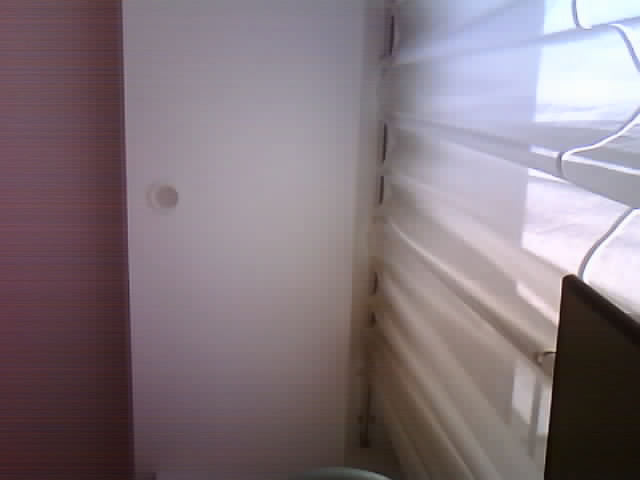
#> input picture tools/merged12.png, 640 x 480 px
$ python pc_camera_stripe.py merged12.png
#> lines starting #> are read from the running program, lines starting #| are printed output that depends on the picture
#!/usr/bin/env python3
"""彩色横纹(行噪声)分析工具。

把一组 JPEG 拆成 Y / Cb / Cr 三个通道, 逐行求均值得到行剖面(row profile),
再用高通(去掉场景本身的渐变)看"条纹"成分, 输出:

  * 亮度条 / 色度条 的幅度 (中位绝对行偏差) —— 判断是亮度噪声还是色度噪声;
  * 明区 / 暗区 分别的幅度 —— 判断是否集中在暗部(噪声底特征);
  * 条纹的空间周期 (行剖面自相关) —— 判断是否等于 JPEG MCU 行(8/16 行);
  * 最强条纹行的行号 mod 8 / mod 16 分布 —— 判断是否与 JPEG 块对齐;
  * 多帧之间行剖面的相关性 —— 固定图案(串扰/纹波) or 随机时间噪声。

只依赖 Pillow + numpy。

用法:
    python tools/pc_camera_stripe.py tools\\c24_*.jpg
    python tools/pc_camera_stripe.py tools\\avgframe_*.jpg --region dark
"""

from __future__ import annotations

import argparse
import glob
import sys

try:
    import numpy as np
    from PIL import Image
except ModuleNotFoundError as exc:  # pragma: no cover - 友好提示
    print(f"缺少依赖: {exc.name}", file=sys.stderr)
    print("请用 ESP-IDF 的 Python 跑, 或者:", file=sys.stderr)
    print(r"  C:\Espressif\tools\python\v5.5.4\venv\Scripts\python.exe -m pip install pillow numpy",
          file=sys.stderr)
    raise SystemExit(2)


def load_ycc(path: str) -> np.ndarray:
    """返回 float32 的 HxWx3, 通道顺序 Y, Cb, Cr。"""
#> called with path = 'merged12.png'
    with Image.open(path) as im:
#> im is the input picture: PIL image 640x480 RGB; mean R, G, B 131.3, 118.6, 125.5
        ycc = im.convert("YCbCr")
#> ycc: PIL image 640x480 YCbCr; mean of channels 0, 1, 2 122.7, 128.9, 133.4
        return np.asarray(ycc, dtype=np.float32)
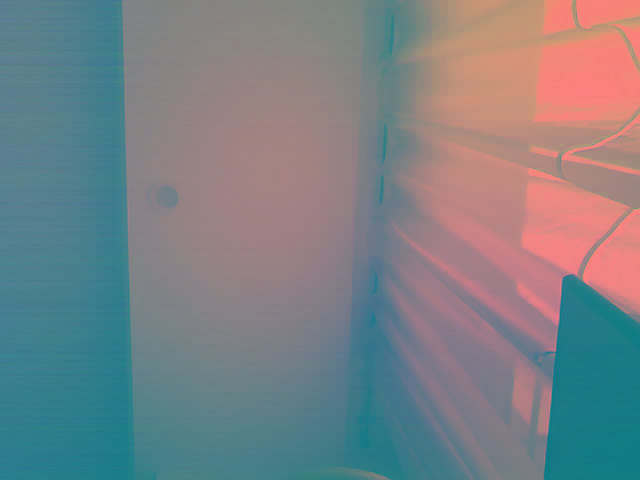
#> returned value: shape (480, 640, 3) float32; mean of channels 0, 1, 2 122.7, 128.9, 133.4; drawn as R, G, B


def high_pass_rows(plane: np.ndarray) -> np.ndarray:
    """沿垂直方向做 [1, -2, 1] 高通, 去掉场景本身的平滑渐变。

    返回形状 (H,), 是每行的"条纹强度"。
    """
    profile = plane.mean(axis=1)
    hp = np.zeros_like(profile)
    hp[1:-1] = profile[:-2] - 2.0 * profile[1:-1] + profile[2:]
    return hp


def row_energy(plane: np.ndarray) -> float:
    """逐行均值相对上一行的偏差中位数 —— 单一数字的"横纹指标"。"""
    profile = plane.mean(axis=1)
    return float(np.median(np.abs(np.diff(profile))))


def dark_rows(ycc: np.ndarray, frac: float = 0.35) -> np.ndarray:
    """按亮度取最暗的 frac 比例的行(整行平均)。"""
    y = ycc[:, :, 0].mean(axis=1)
    order = np.argsort(y)
    n = max(16, int(len(y) * frac))
    return np.sort(order[:n])


def dominant_period(signal: np.ndarray, max_lag: int = 64) -> tuple[int, float]:
    """行剖面的自相关主周期(去掉 lag=0 的尖峰)。"""
    x = signal - signal.mean()
    if not np.any(x):
        return 0, 0.0
    ac = np.correlate(x, x, mode="full")[len(x) - 1:]
    ac = ac / (ac[0] + 1e-9)
    lag = int(np.argmax(ac[2:max_lag]) + 2) if len(ac) > 2 else 0
    return lag, float(ac[lag])


def analyse(paths: list[str], region: str) -> None:
    profiles: list[tuple[str, dict[str, np.ndarray]]] = []
    summary: list[tuple[str, float, dict[str, float], dict[str, np.ndarray]]] = []

    for path in paths:
        ycc = load_ycc(path)
        h, w = ycc.shape[:2]
#> h = 480; w = 640
        rows = np.arange(h)
#> rows = 480 values from 0 to 479
        if region == "dark":
            rows = dark_rows(ycc)
        elif region == "bright":
            y = ycc[:, :, 0].mean(axis=1)
            rows = np.sort(np.argsort(y)[-max(16, int(h * 0.35)):])

        prof = {}
        metric = {}
        for idx, name in enumerate(("Y", "Cb", "Cr")):
            plane = ycc[:, :, idx]
            prof[name] = high_pass_rows(plane[rows])
            metric[name] = row_energy(plane[rows])
#> this loop made 3 passes
#> pass 1, in analyse, `plane = ycc[:, :, idx]`:
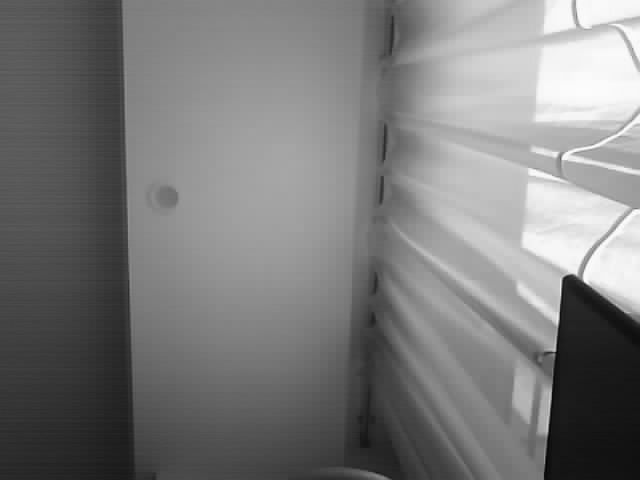
#> plane: shape (480, 640) float32; min 2, max 252, mean 122.7
#> pass 2, in analyse, `plane = ycc[:, :, idx]`:
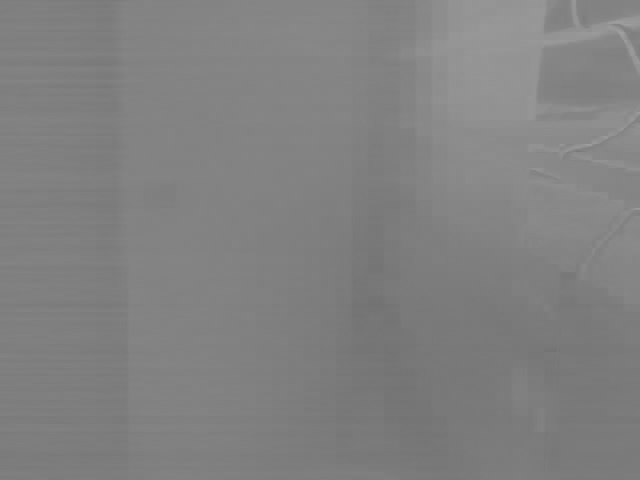
#> plane: shape (480, 640) float32; min 114, max 160, mean 128.9
#> pass 3, in analyse, `plane = ycc[:, :, idx]`:
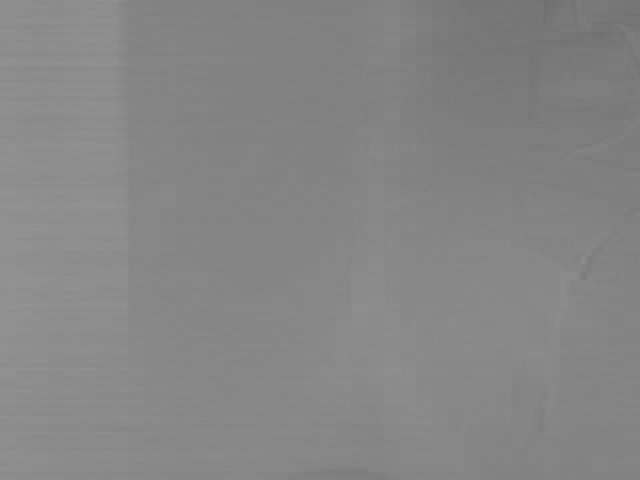
#> plane: shape (480, 640) float32; min 111, max 147, mean 133.4
#> after the loop, metric = {'Y': 0.338, 'Cb': 0.0938, 'Cr': 0.0547}; prof = 3 items

        mean_y = float(ycc[rows, :, 0].mean())
#> mean_y = 122.7
        print(f"\n=== {path}  ({w}x{h}, region={region}, 平均亮度 {mean_y:.1f}) ===")
#| === merged12.png  (640x480, region=all, 平均亮度 122.7) ===
        print(f"  逐行起伏指标 (中位 |行差|):  Y={metric['Y']:.3f}"
              f"  Cb={metric['Cb']:.3f}  Cr={metric['Cr']:.3f}")
#|   逐行起伏指标 (中位 |行差|):  Y=0.338  Cb=0.094  Cr=0.055
        print(f"  条纹幅度 (高通中位绝对值):    Y={np.median(np.abs(prof['Y'])):.3f}"
              f"  Cb={np.median(np.abs(prof['Cb'])):.3f}"
              f"  Cr={np.median(np.abs(prof['Cr'])):.3f}")
#|   条纹幅度 (高通中位绝对值):    Y=0.359  Cb=0.091  Cr=0.072

        # 色度相对亮度是否明显 —— 只要色度条明显, 就是"彩色"横纹
        chroma = np.hypot(prof["Cb"], prof["Cr"])
#> chroma = 480 values, max 2.86 at index 423, min 0 at index 0, mean 0.272
        luma = np.abs(prof["Y"])
#> luma = 480 values, max 3.85 at index 48, min 0 at index 0, mean 0.555
        print(f"  彩色成分强度 / 亮度成分强度 = {np.median(chroma) / (np.median(luma) + 1e-6):.3f}")
#|   彩色成分强度 / 亮度成分强度 = 0.371

        lag, acv = dominant_period(prof["Y"])
#> in dominant_period, `x = signal - signal.mean()`: x = 480 values, max 3.83 at index 352, min -3.85 at index 48, mean 5.96e-09
#> in dominant_period, `ac = np.correlate(x, x, mode="full")[len(x) - 1:]`: ac = 480 values, max 314.1 at index 0, min -136 at index 1, mean 0.327
#> in dominant_period, `ac = ac / (ac[0] + 1e-9)`: ac = 480 values, max 1 at index 0, min -0.433 at index 1, mean 0.00104
#> in dominant_period, `lag = int(np.argmax(ac[2:max_lag]) + 2) if len(ac) > 2 else 0`: lag = 8
#> lag = 8; acv = 0.306
        print(f"  行剖面自相关主周期 ~ {lag} 行 (相关度 {acv:.2f})"
              f"   8行对齐残差={lag % 8}  16行对齐残差={lag % 16}")
#|   行剖面自相关主周期 ~ 8 行 (相关度 0.31)   8行对齐残差=0  16行对齐残差=8

        # 最强的那些条纹行落在 JPEG MCU 行的什么位置
        strong = np.argsort(-np.abs(prof["Y"]))[:20]
#> strong = 20 values, max 471 at index 13, min 16 at index 11, mean 262.4
        mod8 = np.bincount(strong % 8, minlength=8)
#> mod8 = [10, 1, 0, 0, 0, 0, 0, 9]
        mod16 = np.bincount(strong % 16, minlength=16)
#> mod16 = [7, 1, 0, 0, 0, 0, 0, 6, 3, 0, 0, 0, 0, 0, 0, 3]
        print(f"  最强 20 行 mod 8 : {list(mod8)}")
#|   最强 20 行 mod 8 : [10, 1, 0, 0, 0, 0, 0, 9]
        print(f"  最强 20 行 mod 16: {list(mod16)}")
#|   最强 20 行 mod 16: [7, 1, 0, 0, 0, 0, 0, 6, 3, 0, 0, 0, 0, 0, 0, 3]
        print(f"  mod8 最大占比 {mod8.max() / 20:.0%} / mod16 最大占比 {mod16.max() / 20:.0%}"
              "  (均匀=~12.5%/~6%, 集中=与 JPEG 块对齐)")
#|   mod8 最大占比 50% / mod16 最大占比 35%  (均匀=~12.5%/~6%, 集中=与 JPEG 块对齐)

        profiles.append((path, prof))
        summary.append((path, mean_y, metric, prof))

    if len(profiles) < 2:
        return

    print("\n=== 汇总 ===")
    print(f"{'文件':<24}{'亮度':>7}{'行起伏Y':>9}{'条幅Y':>8}{'条幅Cb':>8}{'条幅Cr':>8}{'彩/亮':>7}")
    for path, mean_y, metric, prof in summary:
        luma = float(np.median(np.abs(prof["Y"])))
        chroma = float(np.median(np.hypot(prof["Cb"], prof["Cr"])))
        print(f"{path:<24}{mean_y:>7.1f}{metric['Y']:>9.3f}"
              f"{luma:>8.3f}{np.median(np.abs(prof['Cb'])):>8.3f}"
              f"{np.median(np.abs(prof['Cr'])):>8.3f}{chroma / (luma + 1e-6):>7.2f}")

    print("\n=== 帧间行剖面相关性 (固定图案 -> 接近 1, 随机噪声 -> 接近 0) ===")
    for name in ("Y", "Cb", "Cr"):
        vals = []
        for i in range(len(profiles) - 1):
            a, b = profiles[i][1][name], profiles[i + 1][1][name]
            n = min(len(a), len(b))
            x, y = a[:n] - a[:n].mean(), b[:n] - b[:n].mean()
            denom = np.sqrt((x ** 2).sum() * (y ** 2).sum())
            vals.append(float((x * y).sum() / denom) if denom else 0.0)
        arr = np.array(vals)
        print(f"  {name:>3}: 逐对 {[f'{v:+.2f}' for v in vals]}  ->  均值 {arr.mean():+.3f}")


def main() -> int:
    ap = argparse.ArgumentParser(description=__doc__,
                                 formatter_class=argparse.RawDescriptionHelpFormatter)
    ap.add_argument("files", nargs="+", help="JPEG/PNG 文件, 支持通配符")
    ap.add_argument("--region", choices=("all", "dark", "bright"), default="all",
                    help="只统计整幅 / 最暗 35%% / 最亮 35%% 的行")
    args = ap.parse_args()

    paths: list[str] = []
    for pat in args.files:
        hits = sorted(glob.glob(pat))
        paths.extend(hits if hits else [pat])

    analyse(paths, args.region)
    return 0


if __name__ == "__main__":
    raise SystemExit(main())
#> (the program exits here)
